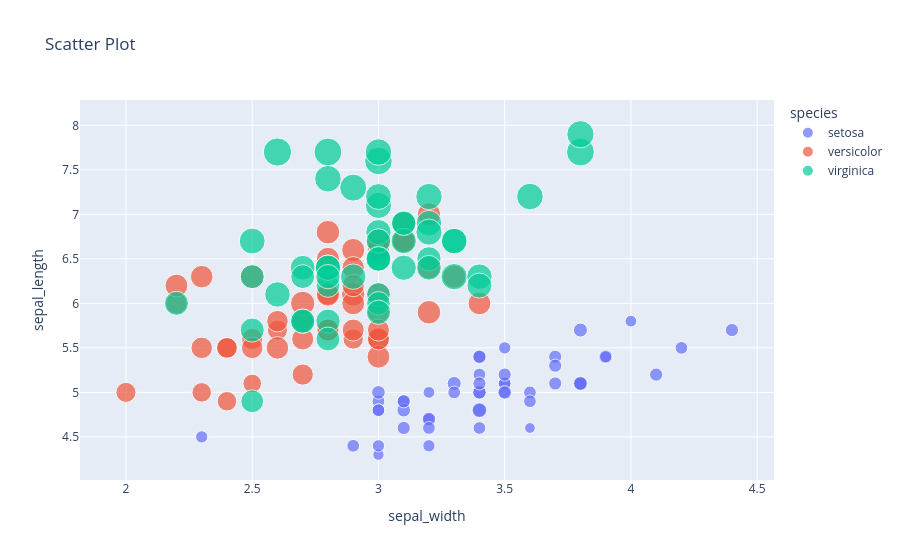

Write notebook code for a chart like this one.
### Code cell
fig = px.scatter(iris, x="sepal_width", y= "sepal_length", color='species', title ="Scatter Plot", size="petal_length")
fig.show()

### Figure 1 — Plotly figure (JSON) as saved in the notebook; plotly's stock layout.template omitted (floating-point values rounded to 4 significant figures)
{"data": [{"hovertemplate": "species=setosa<br>sepal_width=%{x}<br>sepal_length=%{y}<br>petal_length=%{marker.size}<extra></extra>", "legendgroup": "setosa", "marker": {"color": "#636efa", "size": [1.4, 1.4, 1.3, 1.5, 1.4, 1.7, 1.4, 1.5, 1.4, 1.5, 1.5, 1.6, 1.4, 1.1, 1.2, 1.5, 1.3, 1.4, 1.7, 1.5, 1.7, 1.5, 1.0, 1.7, 1.9, 1.6, 1.6, 1.5, 1.4, 1.6, 1.6, 1.5, 1.5, 1.4, 1.5, 1.2, 1.3, 1.4, 1.3, 1.5, 1.3, 1.3, 1.3, 1.6, 1.9, 1.4, 1.6, 1.4, 1.5, 1.4], "sizemode": "area", "sizeref": 0.01725, "symbol": "circle"}, "mode": "markers", "name": "setosa", "orientation": "v", "showlegend": true, "type": "scatter", "x": [3.5, 3.0, 3.2, 3.1, 3.6, 3.9, 3.4, 3.4, 2.9, 3.1, 3.7, 3.4, 3.0, 3.0, 4.0, 4.4, 3.9, 3.5, 3.8, 3.8, 3.4, 3.7, 3.6, 3.3, 3.4, 3.0, 3.4, 3.5, 3.4, 3.2, 3.1, 3.4, 4.1, 4.2, 3.1, 3.2, 3.5, 3.6, 3.0, 3.4, 3.5, 2.3, 3.2, 3.5, 3.8, 3.0, 3.8, 3.2, 3.7, 3.3], "xaxis": "x", "y": [5.1, 4.9, 4.7, 4.6, 5.0, 5.4, 4.6, 5.0, 4.4, 4.9, 5.4, 4.8, 4.8, 4.3, 5.8, 5.7, 5.4, 5.1, 5.7, 5.1, 5.4, 5.1, 4.6, 5.1, 4.8, 5.0, 5.0, 5.2, 5.2, 4.7, 4.8, 5.4, 5.2, 5.5, 4.9, 5.0, 5.5, 4.9, 4.4, 5.1, 5.0, 4.5, 4.4, 5.0, 5.1, 4.8, 5.1, 4.6, 5.3, 5.0], "yaxis": "y"}, {"hovertemplate": "species=versicolor<br>sepal_width=%{x}<br>sepal_length=%{y}<br>petal_length=%{marker.size}<extra></extra>", "legendgroup": "versicolor", "marker": {"color": "#EF553B", "size": [4.7, 4.5, 4.9, 4.0, 4.6, 4.5, 4.7, 3.3, 4.6, 3.9, 3.5, 4.2, 4.0, 4.7, 3.6, 4.4, 4.5, 4.1, 4.5, 3.9, 4.8, 4.0, 4.9, 4.7, 4.3, 4.4, 4.8, 5.0, 4.5, 3.5, 3.8, 3.7, 3.9, 5.1, 4.5, 4.5, 4.7, 4.4, 4.1, 4.0, 4.4, 4.6, 4.0, 3.3, 4.2, 4.2, 4.2, 4.3, 3.0, 4.1], "sizemode": "area", "sizeref": 0.01725, "symbol": "circle"}, "mode": "markers", "name": "versicolor", "orientation": "v", "showlegend": true, "type": "scatter", "x": [3.2, 3.2, 3.1, 2.3, 2.8, 2.8, 3.3, 2.4, 2.9, 2.7, 2.0, 3.0, 2.2, 2.9, 2.9, 3.1, 3.0, 2.7, 2.2, 2.5, 3.2, 2.8, 2.5, 2.8, 2.9, 3.0, 2.8, 3.0, 2.9, 2.6, 2.4, 2.4, 2.7, 2.7, 3.0, 3.4, 3.1, 2.3, 3.0, 2.5, 2.6, 3.0, 2.6, 2.3, 2.7, 3.0, 2.9, 2.9, 2.5, 2.8], "xaxis": "x", "y": [7.0, 6.4, 6.9, 5.5, 6.5, 5.7, 6.3, 4.9, 6.6, 5.2, 5.0, 5.9, 6.0, 6.1, 5.6, 6.7, 5.6, 5.8, 6.2, 5.6, 5.9, 6.1, 6.3, 6.1, 6.4, 6.6, 6.8, 6.7, 6.0, 5.7, 5.5, 5.5, 5.8, 6.0, 5.4, 6.0, 6.7, 6.3, 5.6, 5.5, 5.5, 6.1, 5.8, 5.0, 5.6, 5.7, 5.7, 6.2, 5.1, 5.7], "yaxis": "y"}, {"hovertemplate": "species=virginica<br>sepal_width=%{x}<br>sepal_length=%{y}<br>petal_length=%{marker.size}<extra></extra>", "legendgroup": "virginica", "marker": {"color": "#00cc96", "size": [6.0, 5.1, 5.9, 5.6, 5.8, 6.6, 4.5, 6.3, 5.8, 6.1, 5.1, 5.3, 5.5, 5.0, 5.1, 5.3, 5.5, 6.7, 6.9, 5.0, 5.7, 4.9, 6.7, 4.9, 5.7, 6.0, 4.8, 4.9, 5.6, 5.8, 6.1, 6.4, 5.6, 5.1, 5.6, 6.1, 5.6, 5.5, 4.8, 5.4, 5.6, 5.1, 5.1, 5.9, 5.7, 5.2, 5.0, 5.2, 5.4, 5.1], "sizemode": "area", "sizeref": 0.01725, "symbol": "circle"}, "mode": "markers", "name": "virginica", "orientation": "v", "showlegend": true, "type": "scatter", "x": [3.3, 2.7, 3.0, 2.9, 3.0, 3.0, 2.5, 2.9, 2.5, 3.6, 3.2, 2.7, 3.0, 2.5, 2.8, 3.2, 3.0, 3.8, 2.6, 2.2, 3.2, 2.8, 2.8, 2.7, 3.3, 3.2, 2.8, 3.0, 2.8, 3.0, 2.8, 3.8, 2.8, 2.8, 2.6, 3.0, 3.4, 3.1, 3.0, 3.1, 3.1, 3.1, 2.7, 3.2, 3.3, 3.0, 2.5, 3.0, 3.4, 3.0], "xaxis": "x", "y": [6.3, 5.8, 7.1, 6.3, 6.5, 7.6, 4.9, 7.3, 6.7, 7.2, 6.5, 6.4, 6.8, 5.7, 5.8, 6.4, 6.5, 7.7, 7.7, 6.0, 6.9, 5.6, 7.7, 6.3, 6.7, 7.2, 6.2, 6.1, 6.4, 7.2, 7.4, 7.9, 6.4, 6.3, 6.1, 7.7, 6.3, 6.4, 6.0, 6.9, 6.7, 6.9, 5.8, 6.8, 6.7, 6.7, 6.3, 6.5, 6.2, 5.9], "yaxis": "y"}], "layout": {"legend": {"itemsizing": "constant", "title": {"text": "species"}, "tracegroupgap": 0}, "title": {"text": "Scatter Plot"}, "xaxis": {"anchor": "y", "domain": [0, 1], "title": {"text": "sepal_width"}}, "yaxis": {"anchor": "x", "domain": [0, 1], "title": {"text": "sepal_length"}}}}
